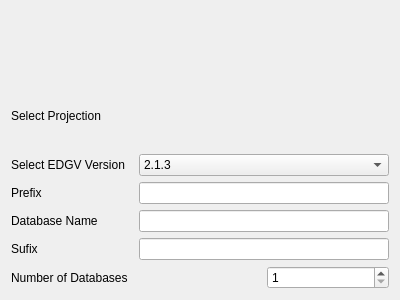
<?xml version="1.0" encoding="UTF-8"?>
<ui version="4.0">
 <class>CreateBatchPostgisFromCsv</class>
 <widget class="QWizardPage" name="CreateBatchPostgisFromCsv">
  <property name="geometry">
   <rect>
    <x>0</x>
    <y>0</y>
    <width>400</width>
    <height>300</height>
   </rect>
  </property>
  <property name="windowTitle">
   <string>WizardPage</string>
  </property>
  <layout class="QGridLayout" name="gridLayout">
   <item row="0" column="0" colspan="3">
    <widget class="SelectFileWidget" name="outputDirSelector" native="true"/>
   </item>
   <item row="1" column="0">
    <widget class="QLabel" name="label_3">
     <property name="text">
      <string>Select Projection</string>
     </property>
    </widget>
   </item>
   <item row="2" column="0">
    <widget class="QLabel" name="label_4">
     <property name="text">
      <string>Select EDGV Version</string>
     </property>
    </widget>
   </item>
   <item row="2" column="1" colspan="2">
    <widget class="QComboBox" name="versionComboBox">
     <item>
      <property name="text">
       <string>2.1.3</string>
      </property>
     </item>
     <item>
      <property name="text">
       <string>FTer_2a_Ed</string>
      </property>
     </item>
    </widget>
   </item>
   <item row="3" column="0">
    <widget class="QLabel" name="label">
     <property name="sizePolicy">
      <sizepolicy hsizetype="Preferred" vsizetype="Preferred">
       <horstretch>0</horstretch>
       <verstretch>0</verstretch>
      </sizepolicy>
     </property>
     <property name="text">
      <string>Prefix</string>
     </property>
    </widget>
   </item>
   <item row="3" column="1" colspan="2">
    <widget class="QLineEdit" name="prefixLineEdit"/>
   </item>
   <item row="4" column="0">
    <widget class="QLabel" name="label_5">
     <property name="sizePolicy">
      <sizepolicy hsizetype="Preferred" vsizetype="Preferred">
       <horstretch>0</horstretch>
       <verstretch>0</verstretch>
      </sizepolicy>
     </property>
     <property name="text">
      <string>Database Name</string>
     </property>
    </widget>
   </item>
   <item row="4" column="1" colspan="2">
    <widget class="QLineEdit" name="dbNameLineEdit"/>
   </item>
   <item row="5" column="0">
    <widget class="QLabel" name="label_2">
     <property name="text">
      <string>Sufix</string>
     </property>
    </widget>
   </item>
   <item row="5" column="1" colspan="2">
    <widget class="QLineEdit" name="sufixLineEdit"/>
   </item>
   <item row="6" column="0" colspan="2">
    <widget class="QLabel" name="label_6">
     <property name="text">
      <string>Number of Databases</string>
     </property>
    </widget>
   </item>
   <item row="6" column="2">
    <widget class="QSpinBox" name="spinBox">
     <property name="minimum">
      <number>1</number>
     </property>
     <property name="maximum">
      <number>999</number>
     </property>
    </widget>
   </item>
   <item row="1" column="1" colspan="2">
    <widget class="QgsProjectionSelectionWidget" name="mQgsProjectionSelectionWidget"/>
   </item>
  </layout>
 </widget>
 <customwidgets>
  <customwidget>
   <class>QgsProjectionSelectionWidget</class>
   <extends>QWidget</extends>
   <header>qgsprojectionselectionwidget.h</header>
  </customwidget>
  <customwidget>
   <class>SelectFileWidget</class>
   <extends>QWidget</extends>
   <header>DsgTools.CustomWidgets.selectFileWidget.h</header>
   <container>1</container>
  </customwidget>
 </customwidgets>
 <resources/>
 <connections/>
</ui>
